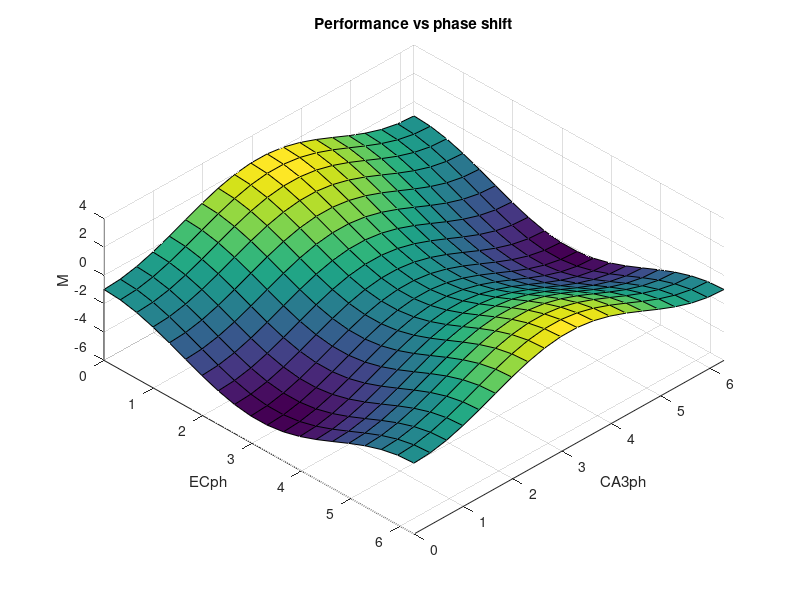

This chart was generated by the following MATLAB code:

% p.EC =  
% p.CA3 = 
% p.LTP = 
% X = 1;          % X = K = 1 % this should change the amplitude of the preformance measure
% 
% M = X/2 * pi * cos(p.LTP - p.EC) - K - (X/2) * pi * cos(p.LTP - p.CA3); % eq. 2.14



tic
N = 20; % 50 @ 48 seconds
saddleMat = nan(N,N);
X_CA3 = linspace(0,2*pi,N);
X_EC = linspace(0,2*pi,N);

fprintf('%i:',length(X_EC));
for i = 1:length(X_EC)
  
  fprintf(' %i',find(i==X_EC));

  for j = 1:length(X_CA3)
    
    p.EC = X_EC(i);
    p.CA3 = X_CA3(j);
    p.LTP = X_EC(i);
    X = 1; % X = K = 1 % this should change the amplitude of the preformance measure
    K = 1; % see above
    
    saddleMat(j,i) = X/2 * pi * cos(X_EC(i)) - K - (X/2) * pi * cos(X_CA3(j)); % eq. 2.14 (with phase shifts)
    %saddleMat(j,i) = X/2 * pi * cos(p.LTP - p.EC) - K - (X/2) * pi * cos(p.LTP - p.CA3); % eq. 2.14
  end
end

toc

figure;
[X,Y] = meshgrid(X_EC,X_CA3);
surf(X,Y,saddleMat); 
xlabel('ECph'); ylabel('CA3ph'); zlabel('M')
title('Performance vs phase shift')
view([45 60]); xlim([0 2*pi]); ylim([0 2*pi]);














